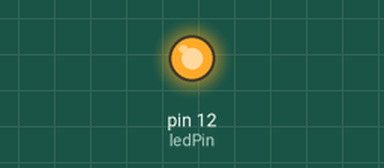
Recording of a sketch running on a simulated Arduino Uno, built with avr-gcc and run on an emulated ATmega328P. On the bench: output pins drawn as LEDs (lit = HIGH). The modem accepts every AT command (registered, SIM ready, sends succeed) and sends nothing else.

Above: at 0.05 s.
Timing chart, 0 to 3.0 s (numbered marks = the images above):
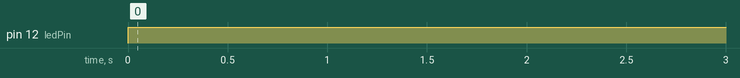

Measured:
- by itself, pin 12 (ledPin): LOW → HIGH at 0.00 s

The sketch:

ard_rs422_mayak1.ino
```cpp
#include <SoftwareSerial.h>

#define SSerialRX        10
#define SSerialTX        11

SoftwareSerial RS485Serial(SSerialRX, SSerialTX); // RX, TX

const int ledPin =  12;     // TX
const int ledPin2 =  9;     // RX
int lectura = 200;

void sendCommand(){
  byte buf[12];
  for(byte i = 0; i < 12; i++) {
    buf[i] = 0;
  }
  buf[0] = 85;
  buf[1] = 20;
  buf[2] = 21;
  buf[3] = 22;
  buf[4] = 23;
  buf[5] = 24;
  buf[6] = 25;
  buf[7] = 26;
  buf[8] = 27;
  buf[9] = 28;


  int checkSum = 0;
  for(byte i = 0; i < 10; i++) {
    checkSum+= buf[i];
  }

  buf[10] = lowByte(checkSum);
  buf[11] = 170;

  for(byte i=0;i<(12);i++){
    RS485Serial.write(buf[i]);
  }
}

void setup() {
  Serial.begin(9600);
  pinMode(ledPin, OUTPUT);
  RS485Serial.begin(9600);
  digitalWrite(ledPin2, LOW);
  digitalWrite(ledPin, LOW);
}

void loop(){
  digitalWrite(ledPin, HIGH);
  delay(1000);
  sendCommand();
  digitalWrite(ledPin, LOW);
}
```
